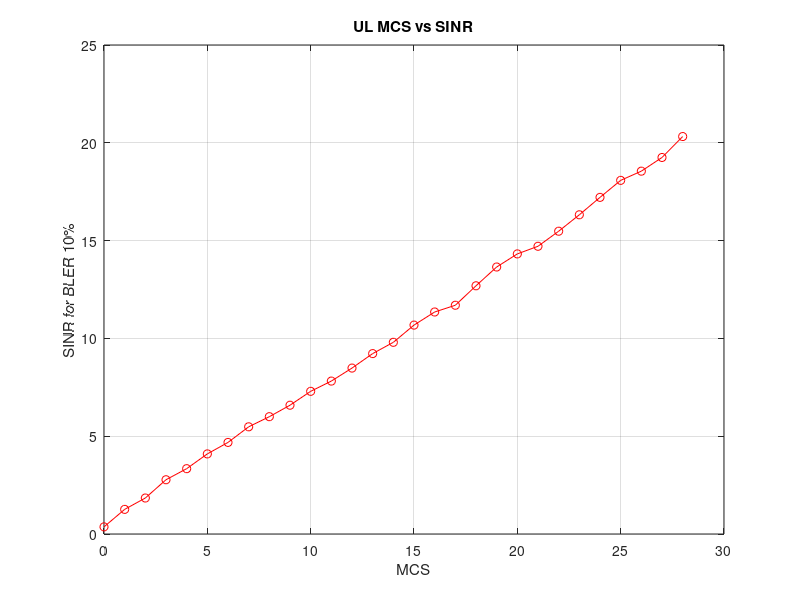
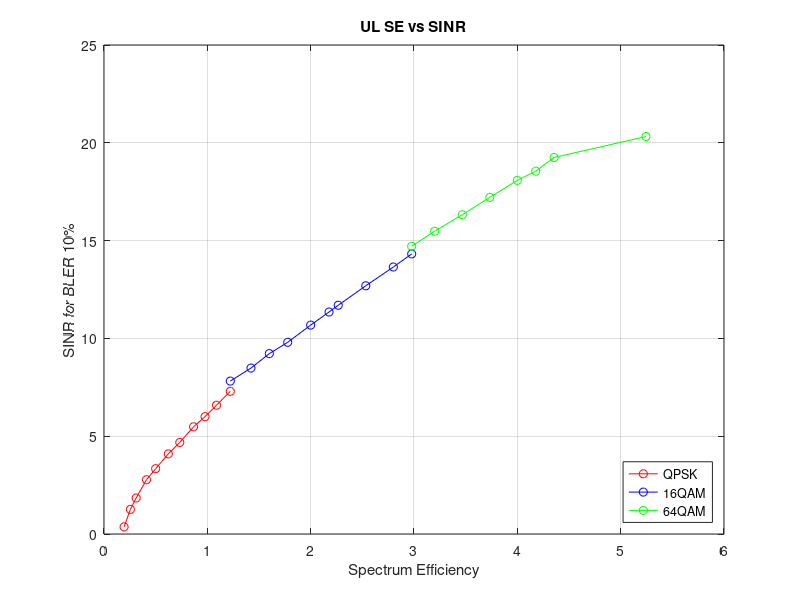

These figures' MATLAB source, in order:


% Spectrum efficiency vs SINR, uplink , 10RB

sinr = [0.365 	1.259 	1.840 	2.774 	3.340 	4.095 	4.682 	5.480 	5.998 	6.584 	...
    7.294 	7.818 	8.483 	9.223 	9.800 	10.680 	11.350 	11.695 	12.690 	13.650 	14.320 	14.710 	15.480 	16.320 	17.210 	18.080 	18.550 	19.250 	20.320 ];

mcs = 0:28;



figure();
plot(mcs,sinr,'r-o');
grid on;
title('UL MCS vs SINR');
xlabel('MCS');
ylabel('SINR for BLER 10%');


% 10RB
TBS_QPSK = [256 344 424 568 696 872 1032 1224 1384 1544 1736]; 
TBS_16QAM = [1736 2024 2280 2536 2856 3112 3240 3624 4008 4264] ;
TBS_64QAM = [4264 4584 4968 5352 5736 5992 6200 7480];

Ndata = 12*12*10;
SE_QPSK = (TBS_QPSK+24)/Ndata;
SE_16QAM = (TBS_16QAM+24)/Ndata;
SE_64QAM(1:6) = (TBS_64QAM(1:6)+24)/Ndata;
SE_64QAM(7:8) = (TBS_64QAM(7:8)+24*3)/Ndata;
sinr_QPSK = [0.365 	1.259 	1.840 	2.774 	3.340 	4.095 	4.682 	5.480 	5.998 	6.584 	 7.294 ];
sinr_16QAM = [7.818 	8.483 	9.223 	9.800 	10.680 	11.350 	11.695 	12.690 	13.650 	14.320];
sinr_64QAM = [14.710 	15.480 	16.320 	17.210 	18.080 	18.550 	19.250 	20.320];


figure();
plot(SE_QPSK,sinr_QPSK,'r-o',SE_16QAM,sinr_16QAM,'b-o',SE_64QAM,sinr_64QAM,'g-o');
grid on;
title('UL SE vs SINR');
xlabel('Spectrum Efficiency');
ylabel('SINR for BLER 10%');
legend('QPSK','16QAM','64QAM','Location','SouthEast');
















